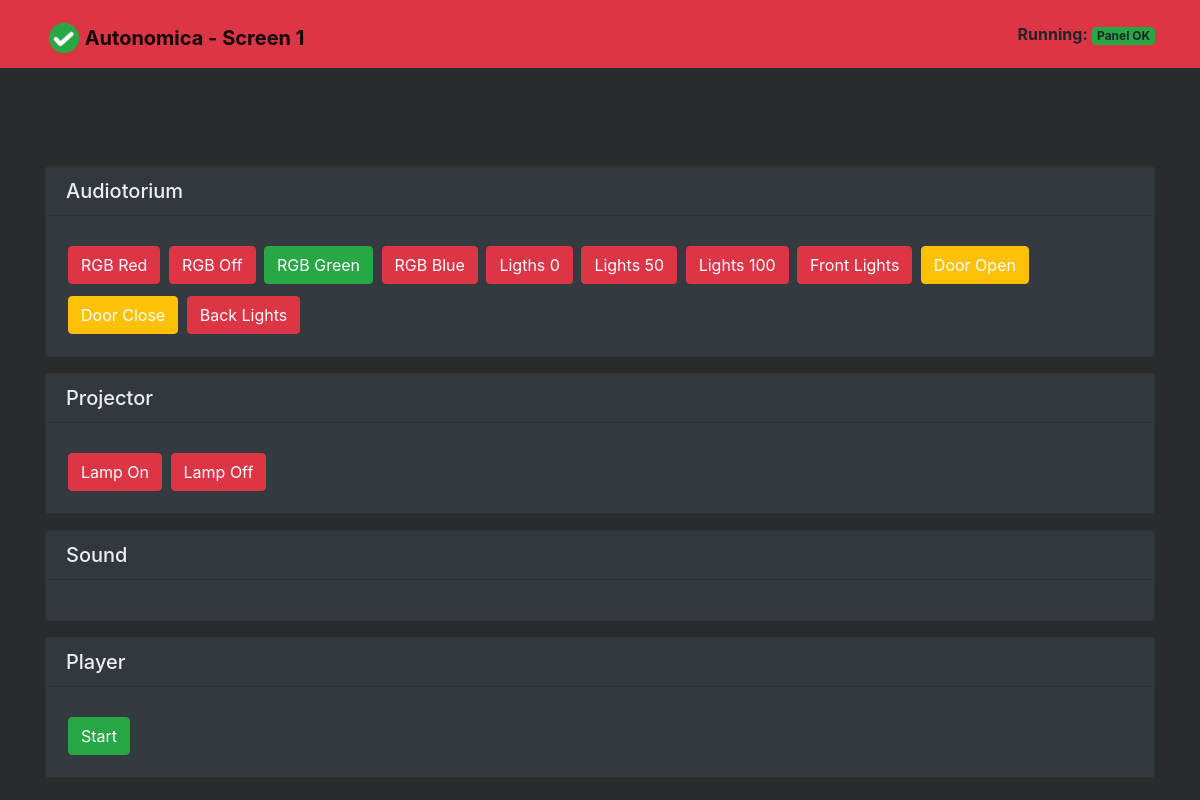
Page /screen/fullscreen/1 on the committed database.
### autonomica/models.py (models this page shows, shortened)
class Screen(models.Model):
    title = models.CharField(max_length=100)
    location = models.CharField(max_length=100, blank=True)
    created = models.DateTimeField(auto_now_add=True)
    enabled = models.BooleanField(default=False)
    user = models.ForeignKey(User, on_delete=models.CASCADE)

class Macro(models.Model):
    CATEGORY = (
        ('p', 'Projector'),
        ('s', 'Sound'),
        ('a', 'Audiotorium'),
        ('m', 'MediaBlock'),
    )
    CATEGORY_JNIOR = (
        ('n', 'None'),
        ('c', 'Cinema Application'),
        ('t', 'Tasker Application'),
    )
    CATEGORY_COLOR_BUTTON = (
        ('danger', 'Red'),
        ('success', 'Green'),
        ('info', 'Blue'),
        ('warning', 'Yellow'),
    )
    screen = models.ForeignKey(Screen, on_delete=models.CASCADE, help_text="Related to screen.")
    device = models.ForeignKey(Device, on_delete=models.CASCADE, null=True, help_text="Device category.")
    name = models.CharField(max_length=100, help_text="Public name.")
    command = models.CharField(max_length=100, help_text="System command.")
    termination = models.CharField(max_length=100, blank=True, help_text="Termination String if any.")
    colors = models.CharField(max_length=20, choices=CATEGORY_COLOR_BUTTON, default='danger',
                              help_text="If you want a other button color you can select it here.")
    category = models.CharField(max_length=100, choices=CATEGORY, default='p', )
    jnior = models.CharField(max_length=100, choices=CATEGORY_JNIOR, default='n',
                             help_text="Use if macro is amed for Tasker or Cinema Application.")

### autonomica/views.py (the view, shortened to what this page needs)
# urls.py: path('screen/fullscreen/<int:screen_pk>', views.fullscreen, name='fullscreen'),
def fullscreen(request, screen_pk):
    screen = get_object_or_404(Screen, pk=screen_pk)
    macro = Macro.objects.filter(screen_id=screen_pk).order_by('-name')
    device = Device.objects.filter(screen_id=screen_pk).order_by('-name')
    if request.method == 'GET':
        formS = ScreenForm(instance=screen)
        return render(request, 'autonomica/fullscreen.html',
                      {'screen': screen, 'form': formS, 'macros': macro, 'devices': device})

### templates/autonomica/fullscreen.html (shortened to what this page needs)
{% extends "autonomica/basefullscreen.html" %}
{% block content %}
    <div class="row justify-content-left mt-5">
        <div class="col-md-5">
        </div>
    </div>
    <div class="row justify-content-center mt-5">
        <div class="col-md-5">
        </div>
    </div>
    <div class="card text-white bg-dark mb-3">
        <h5 class="card-header">Audiotorium</h5>
        <div class="card-body">
            {% for macro in macros %}
                {% if macro.category == 'a' %}
                    <a class="btn btn-{{ macro.colors }}"
                       onclick="runMacro('{{ macro.device.ip }}', '{{ macro.device.port }}','{{ macro.command }}')">{{ macro.name }}</a>
                {% endif %}
            {% endfor %}
        </div>
    </div>
    <div class="card text-white bg-dark mb-3">
        <h5 class="card-header">Projector</h5>
        <div class="card-body">
            {% for macro in macros %}
                {% if macro.category == 'p' %}
                    <a class="btn btn-{{ macro.colors }}"
                       onclick="runMacro('{{ macro.device.ip }}', '{{ macro.device.port }}','{{ macro.command }}')">{{ macro.name }}</a>
                {% endif %}
            {% endfor %}
        </div>
    </div>
    <div class="card text-white bg-dark mb-3">
        <h5 class="card-header">Sound</h5>
        <div class="card-body">
        </div>
    </div>
    <div class="card text-white bg-dark mb-3">
        <h5 class="card-header">Player</h5>
        <div class="card-body">
            {% for macro in macros %}
                {% if macro.category == 'm' %}
                    <a class="btn btn-{{ macro.colors }}"
                       onclick="runMacro('{{ macro.device.ip }}', '{{ macro.device.port }}','{{ macro.command }}')">{{ macro.name }}</a>
                {% endif %}
            {% endfor %}
        </div>
    </div>
{% endblock %}

### templates/autonomica/basefullscreen.html (shortened to what this page needs)
{% load static %}
<!doctype html>
<html lang="en">
<head>
    <link rel="stylesheet" href="{% static 'todo/css/bootstrap.min.css' %}">
    <link rel="stylesheet" href="{% static 'todo/css/offline-theme-chrome.css' %}"/>
    <link rel="stylesheet" href="{% static 'todo/css/offline-language-english.css' %}"/>
    <link rel="stylesheet" type="text/css" href="{% static 'todo/css/style.css' %}">
    <link rel="stylesheet" type="text/css" href="{% static 'todo/scss/style.scss' %}">
</head>
<body>
<nav class="navbar navbar-expand-md navbar-light bg-danger">
    <div class="container">
        <a class="navbar-brand" href="{% url 'home' %}">
            <img src="{% static 'todo/img/logo.png' %}" width="30" height="30" class="d-inline-block align-top">
            <span class="font-weight-bold">Autonomica - {{ screen.title }}</span>
        </a>
        <div class="collapse navbar-collapse" id="navbarNav">
            <ul class="navbar-nav ml-auto">
                <li class="nav-item">
                    <span class="font-weight-bold">Running:</span>
                    <span class="badge bg-success">Panel OK</span>
                </li>
            </ul>
        </div>
    </div>
</nav>
<div class="container">
    {% block content %}{% endblock %}
</div>
</body>
</html>

### autonomica/static/todo/css/style.css (style rules this page uses)
body { background-color: rgb(41, 43, 44); }
h5 { color: #eeeeee; }
a { line-height: 1em; display: inline-block; text-decoration: none; padding: 2px; margin: 2px; margin-top:10px; }

### rows in the picture
Screen: title "Screen 1"
Macro: name "RGB Red"
Macro: name "RGB Off"
Macro: name "RGB Green"
Macro: name "RGB Blue"
Macro: name "Ligths 0"
Macro: name "Lights 50"
Macro: name "Lights 100"
Macro: name "Front Lights"
Macro: name "Door Open"
Macro: name "Door Close"
Macro: name "Back Lights"
Macro: name "Lamp On"
Macro: name "Lamp Off"
Macro: name "Start"
